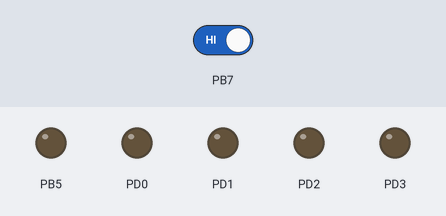
Recording of a program running on a simulated ATmega328P, built with avr-gcc and emulated at 16 MHz (the files do not name the chip). Parts: output pins drawn as LEDs (lit = HIGH). The inputs (shaded band) are chosen by the test bench; at power-on: PB7 HIGH.

Above: at 1.2 s.
1.3 s: PB7 driven LOW
At 2.3 s:
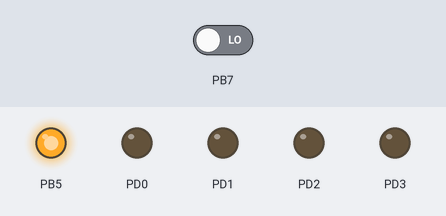
2.8 s: PB7 driven HIGH
At 3.5 s:
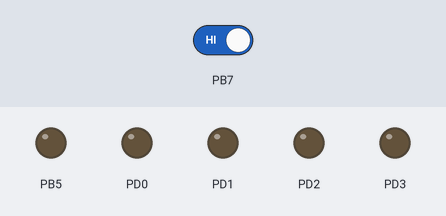
Timing chart, 0 to 5.8 s (numbered marks = the images above; inputs shaded):
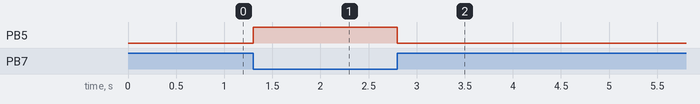

The program:

main.c
```c
#define F_CPU 16000000UL
#include <avr/io.h>
#include <avr/delay.h>

int main(void) {

    DDRB    = 0b00100000; //DDRB |= (1<<DDRB5);
    DDRD    = 0b1111;
    while(1){
        /*
        Lectura en PB7
         * 1= cuando no esta presionado el SW
         * 0= cuando está presionado es SW
        */

        //if((PINB & (1<<PINB7) == 0){
        if((PINB & 0b10000000) == 0){ //pull up
            PORTB |= (1<<PORTB5);
        }
        else
        {
            PORTB &= ~(1<<PORTB5);
        }
    }

     return 0;
}
```

Measured:
- after the input at 1.3 s, PB5: LOW → HIGH at once
- after the input at 2.8 s, PB5: HIGH → LOW at once
